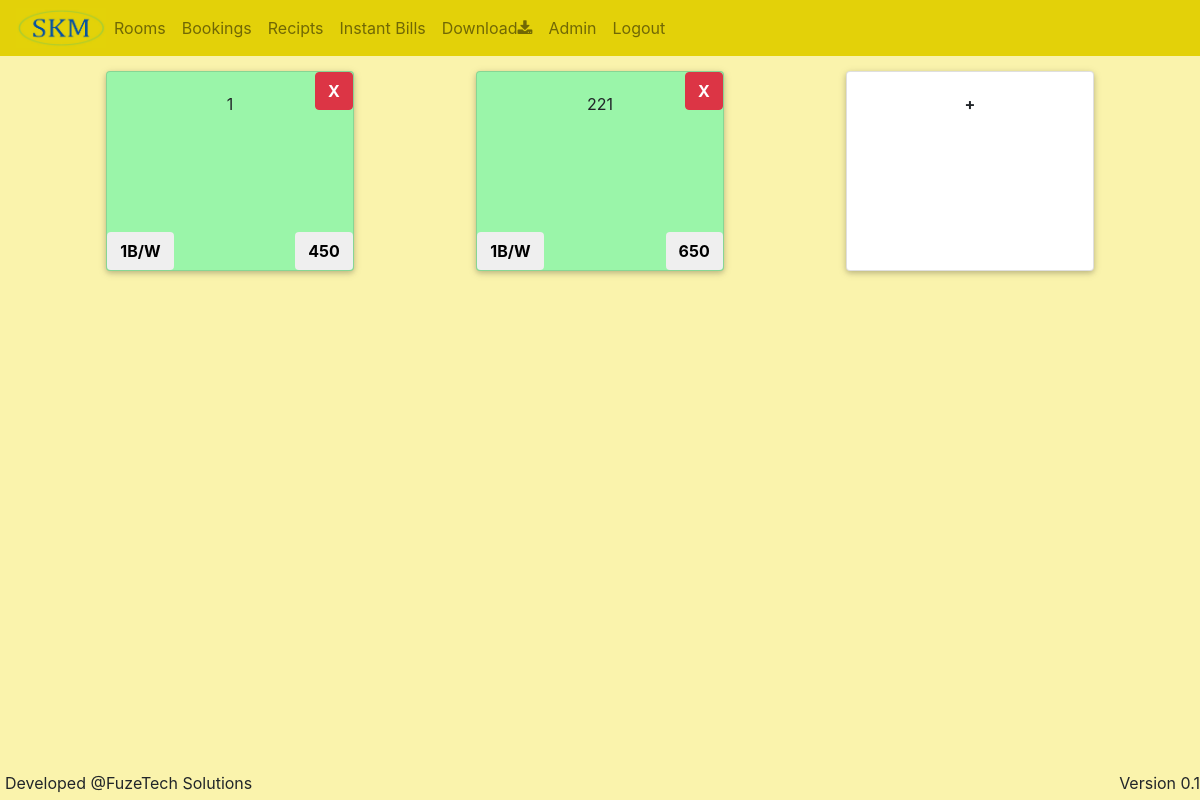
Page / (signed in) on the earlier database version.
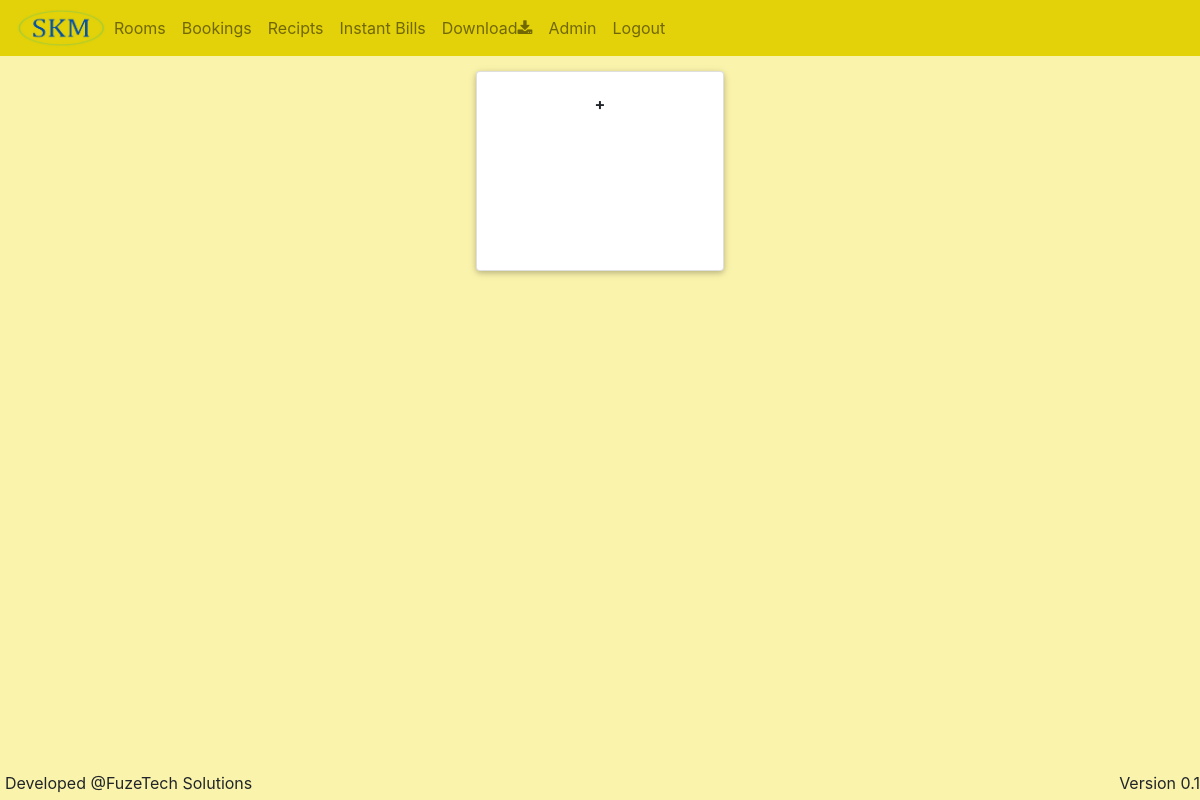
Same page on the later database version.
### models.py (models this page shows, shortened)
class CustomDBModel(db.Model):
	__abstract__ = True

class Room(CustomDBModel):
	id         = db.Column(db.Integer , primary_key=True , autoincrement=True)
	room_no    = db.Column(db.Integer , unique=True)
	booked     = db.Column(db.Boolean, default=False)
	restroom   = db.Column(db.VARCHAR(30), nullable=False)
	rent       = db.Column(db.Integer , nullable=False)
	room_type  = db.Column(db.VARCHAR(30), nullable=False)
	created_by = db.Column(db.Integer, nullable=True)

### rooms.py (the view)
@room.route('/')
@login_required
def get_room():
	rooms = Room.query.order_by(Room.room_no).all()
	return render_template('room.html', rooms=rooms)

### models.py (called while the page is built)
	def is_admin(self):
		return current_user.email in app.config['ADMIN_USERS']

### templates/room.html (shortened to what this page needs)
{% extends 'base.html' %}
{% block body %}
<div class="container">
  <div class="row">
  	{% for i in rooms %}
	  	<div class="col-xs-12 col-md-6 col-lg-3">
	      <div class="card {% if i.booked %} card-blue {% else %} card-green {% endif %} " >
	      	{% if not i.booked and current_user.is_admin() %}
	      	<button class="btn btn-danger" style="top:0px; right: 0px;position: absolute;" onclick='del_room({{i.id}} )'><span><b>X</b></span></button>
	      	 {% endif %}
		      <div class="card-block" onclick="room_click('{{i.room_no}}', '{{i.booked}}')">
		      	<p>{{i.room_no}}</p>
		      </div>
		      <button class="btn" style="bottom:0px; left: 0px;position: absolute;" >
		      	<span><b>{{i.room_type}}/{{i.restroom}}</b></span>
		      </button>
		      <button class="btn" style="bottom:0px; right: 0px;position: absolute;" >
		      	<span><b>{{i.rent}}</b></span>
		      </button>
		   </div>
		</div>
  	{% endfor %}
	<div class="col-xs-12 col-md-6 col-lg-3">
      <div class="card">
	      <div class="card-block" onclick="window.location='/add_room'">
	      	<b>+</b>
	      </div>
	   </div>
	</div>
  </div>
</div>
{% endblock %}

### templates/base.html (shortened to what this page needs)
<!DOCTYPE html>
<html lang="en">
<head>
 <link rel="stylesheet" type="text/css" href="{{ url_for('static', filename='css/bs4_1_3.css') }}">
  <link rel="stylesheet" href="https://cdnjs.cloudflare.com/ajax/libs/font-awesome/4.7.0/css/font-awesome.min.css">
</head>
<body style="background-color: #faf3ac">
    <nav class="navbar navbar-expand-lg navbar-light" style="background-color: #e3d109;">
     <img  width='90' height='40'>
    <div class="collapse navbar-collapse" id="navbarNavDropdown">
      <ul class="navbar-nav">
        <li class="nav-item">
          <a class="nav-link" href="/">Rooms</a>
        </li>
        <li class="nav-item">
          <a class="nav-link" href="/bill">Bookings</a>
        </li>
        <li class="nav-item">
          <a class="nav-link" href="/bill/old">Recipts</a>
        </li>
        <li class="nav-item">
          <a class="nav-link" href="/bill/custom">Instant Bills</a>
        </li>
        {% if current_user.is_authenticated %}
        <li class="nav-item">
          <a class="nav-link" href="/lodge_data.csv">Download<i class="fa fa-download"></i></a>
        </li>
        {% endif %}
        {% if not current_user.is_anonymous and current_user.is_admin() %}
        <li class="nav-item">
          <a class="nav-link" href="/admin">Admin</i></a>
        </li>
        {% endif %}
        {% if current_user.is_authenticated %}
        <li class="nav-item">
          <a class="nav-link" href="/logout">Logout</i></a>
        </li>
        {% endif %}
      </ul>
    </div>
  </nav>
  {% block body %}
  {% endblock %}
  <br><br><br><br><br><br>
  <div style="position: fixed;bottom: 0;width: 100%;margin: 5px;">
    <span>Developed @FuzeTech Solutions</span>
    <span style="right: 0; position: fixed;">Version 0.1</span>
  </div>
</body>
</html>

### templates/room.html (style rules this page uses)
a { -webkit-transition: .25s all; transition: .25s all; }
.card { padding-left:auto; padding-right:auto; min-height:200px; max-height:250px; min-width:200px; max-width:250px; margin-top:15px; box-shadow: 0 2px 5px 0 rgba(0, 0, 0, 0.16), 0 2px 10px 0 rgba(0, 0, 0, 0.12); -webkit-transition: .25s box-shadow; transition: .25s box-shadow; }
.card-block { -webkit-box-flex:1; -webkit-flex:1 1 auto; -ms-flex:1 1 auto; flex:1 1 auto; padding:1.25rem }
.col-xs-12 { text-align:center; margin-left:auto; margin-right:auto; }
.row { margin-left:auto; margin-right:auto; }

Differences in the rows shown:
removed Room: room_no "1", room_type "1B", restroom "W", rent "450"
removed Room: room_no "221", room_type "1B", restroom "W", rent "650"
